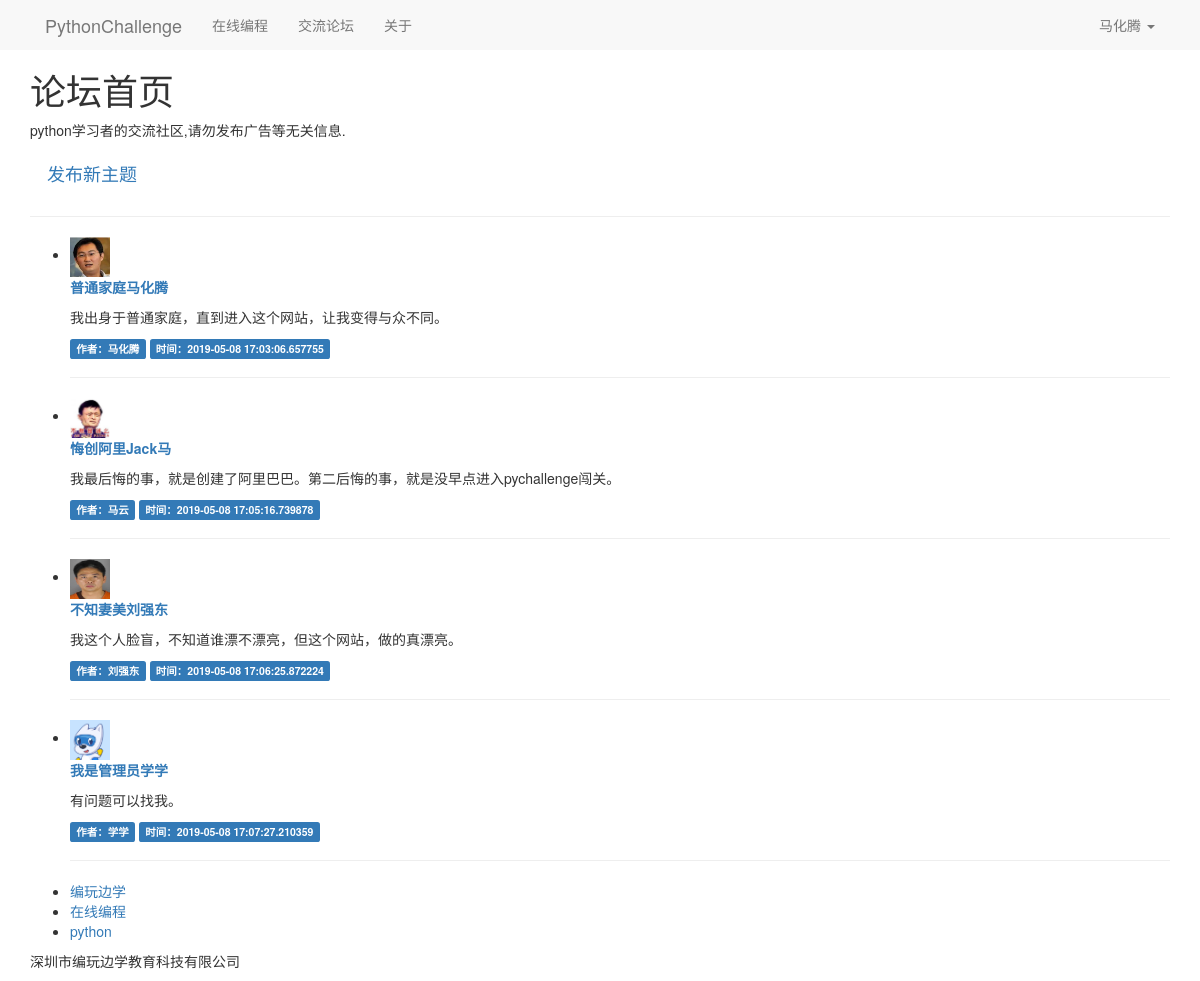
/forum_index (signed in), run on the app's committed database.
### main.py (models this page shows)
class User(db.Model):
    __tablename__ = 'users'
    id = db.Column(db.Integer, primary_key=True)
    username = db.Column(db.String(16), nullable=False, unique=True)
    password = db.Column(db.String(100), nullable=False)
    email = db.Column(db.String(64), nullable=True)
    address = db.Column(db.String(50), nullable=True)
    info = db.Column(db.String(100), nullable=True)
    stage = db.Column(db.Integer, default='0')
    real_avatar = db.Column(db.String(100), default='/static/avatar/code.png')

class Post(db.Model):
    __tablename__ = 'posts'
    id = db.Column(db.Integer, primary_key=True, autoincrement=True)
    title = db.Column(db.String(100), nullable=False)
    content = db.Column(db.Text, nullable=False)
    create_time = db.Column(db.DateTime, default=datetime.now)
    author_id = db.Column(db.Integer, db.ForeignKey('users.id'))
    author = db.relationship('User', backref=db.backref('posts'))

### main.py (the view)
@app.route('/forum_index')
def forum_index():
    posts = Post.query.all()
    return render_template('forum_index.html', posts=posts)

### main.py (called while the page is built)
@app.context_processor
def my_context_processor():
    user_id = session.get('user_id')
    if user_id:
        user = User.query.filter(User.id == user_id).first()
        if user:
            return {'um': user}
    return {}

### templates/forum_index.html (shortened to what this page needs)
{% extends "base.html" %}
{% block content %}
    <div class="bs-docs-header" id="content" tabindex="-1">
      <div class="container">
        <h1>论坛首页</h1>
        <p>python学习者的交流社区,请勿发布广告等无关信息.</p>
      </div>
    </div>
    <div class="container">
    <a href="{{ url_for('post') }}" class="btn btn-outline btn-lg">发布新主题</a>
        <hr>
        <ul class="posts">
            {% for post in posts %}
                <li class="post">
                    <div class="post-thumbnail">
                        <img style="width:40px;height:40px;" src="{{ post.author.real_avatar }}" alt=""
                             class="avatar">
                    </div>
                    <div class="post-content">
                        <div class="post-body">
                            <p span style="color:blue">
                                <b>
                                    <a href="{{ url_for('detail', post_id=post.id) }}">{{ post.title }}</a>
                                </b>
                            </p>
                            <p><span>{{ post.content }}</span></p>
                        </div>
                    </div>
                    <div class="post-footer">
                        {% if um %}
                            <a class="label label-primary"
                               href="{{ url_for('user_detail', user_id=post.author.id) }}"><span>作者：{{ post.author.username }}</span></a>
                        {% else %}
                            <span class="label label-primary">作者：{{ post.author.username }}</span>
                        {% endif %}
                        <span class="label label-primary">时间：{{ post.create_time }}</span>
                    </div>
                </li>
                <hr>
            {% endfor %}
        </ul>
    </div>
{% endblock %}

### templates/base.html (shortened to what this page needs)
<!DOCTYPE html>
<html lang="zh-CN">
<head>
    <link href="https://cdn.jsdelivr.net/npm/bootstrap@3.3.7/dist/css/bootstrap.min.css" rel="stylesheet">
    <link href="https://v3.bootcss.com//assets/css/docs.min.css" rel="stylesheet">
</head>
<body>
<nav class="nav navbar-default">
    <div class="container">
        <div class="navbar-header">
            <a class="navbar-brand" href="{{ url_for('index') }}">PythonChallenge</a>
        </div>
        <div class="collapse navbar-collapse" id="bs-example-navbar-collapse-1">
            <ul class="nav navbar-nav">
                <li ><a href="https://study.codepku.com/python/create_first"  target="_blank">在线编程</a>
                </li>
                {% if um %}
                    <li><a href="{{ url_for("forum_index") }}">交流论坛</a></li>
                {% else %}
                    <li><a href="{{ url_for("login") }}">交流论坛</a></li>
                {% endif %}
                <li ><a href="#">关于</a>
            </ul>
            <ul class="nav navbar-nav navbar-right">
                {% if um %}
                    <li class="dropdown">
                        <a href="#" class="dropdown-toggle" data-toggle="dropdown" role="button"
                           aria-haspopup="true" aria-expanded="false">{{ um.username }} <span class="caret"></span></a>
                    </li>
                {% else %}
                    <li><a href="{{ url_for('login') }}">登录</a></li>
                    <li><a href="{{ url_for('register') }}">注册</a></li>
                {% endif %}
            </ul>
        </div>
    </div>
</nav>
{% block content -%}
{%- endblock content %}
<footer class="bs-docs-footer">
  <div class="container">
    <ul class="bs-docs-footer-links">
      <li><a href="https://www.codepku.com">编玩边学</a></li>
      <li><a href="https://study.codepku.com/python/create_first">在线编程</a></li>
      <li><a href="http://www.python.org">python</a></li>
    </ul>
    <p>深圳市编玩边学教育科技有限公司</p>
  </div>
</footer>
</body>
</html>

### data on the page
User: username "马化腾"
Post: author.real_avatar (picture), title "普通家庭马化腾", content "我出身于普通家庭，直到进入这个网站，让我变得与众不同。", author.username "马化腾", create_time "2019-05-08 17:03:06.657755"
Post: author.real_avatar (picture), title "悔创阿里Jack马", content "我最后悔的事，就是创建了阿里巴巴。第二后悔的事，就是没早点进入pychallenge闯关。", author.username "马云", create_time "2019-05-08 17:05:16.739878"
Post: author.real_avatar (picture), title "不知妻美刘强东", content "我这个人脸盲，不知道谁漂不漂亮，但这个网站，做的真漂亮。", author.username "刘强东", create_time "2019-05-08 17:06:25.872224"
Post: author.real_avatar (picture), title "我是管理员学学", content "有问题可以找我。", author.username "学学", create_time "2019-05-08 17:07:27.210359"
